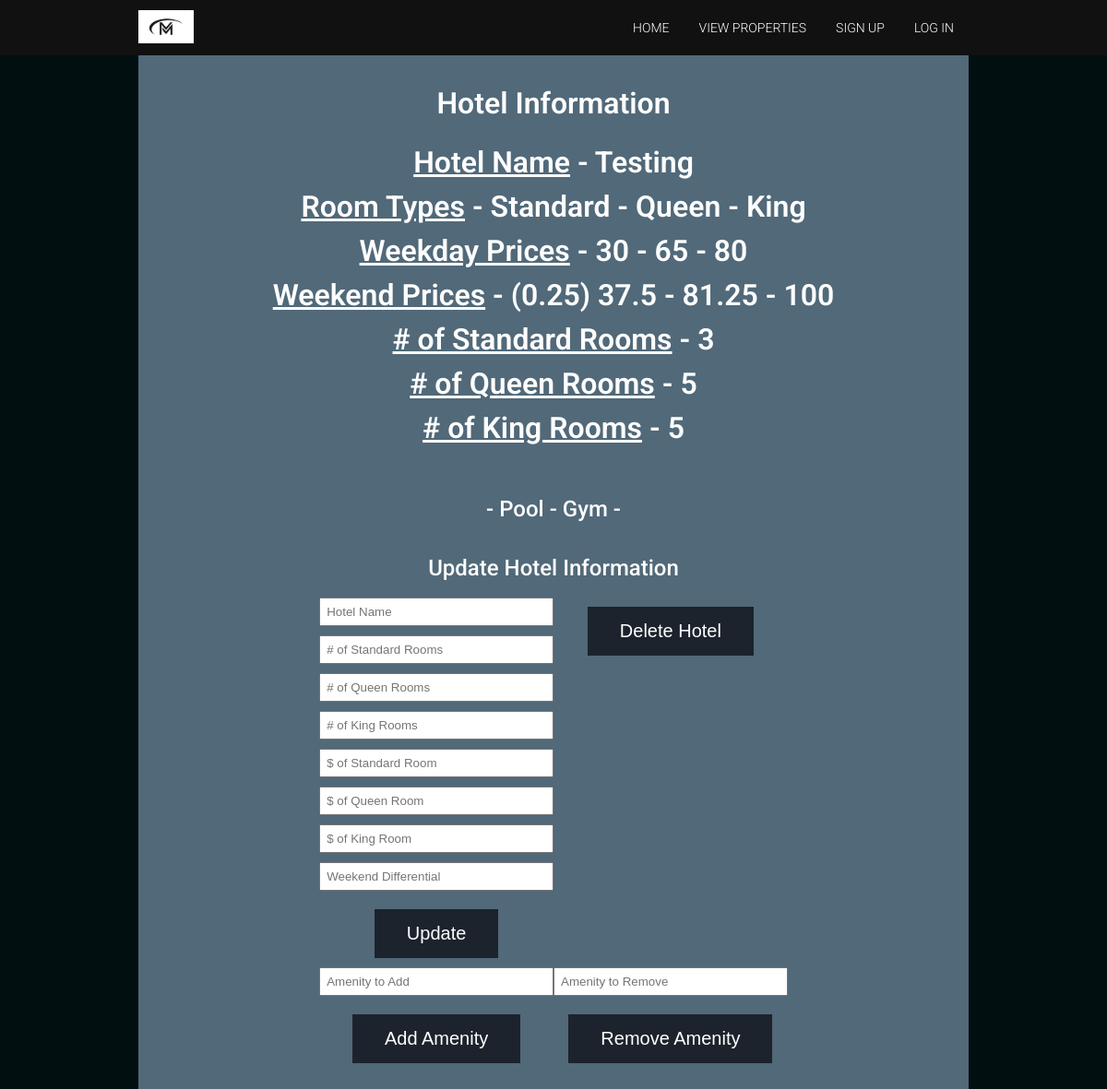
/modProp.php?id=44, run on the app's committed database.
### tables this page shows
CREATE TABLE `hotels` (
  `hotelId` int(100) NOT NULL,
  `hotelName` varchar(50) NOT NULL,
  `numRoomS` int(100) NOT NULL,
  `numRoomQ` int(100) DEFAULT NULL,
  `numRoomK` int(100) DEFAULT NULL,
  `standardPrice` float NOT NULL,
  `queenPrice` float DEFAULT NULL,
  `kingPrice` float DEFAULT NULL,
  `weekendDiff` float NOT NULL
);

### modProp.php (the view, shortened to what this page needs)
<?php
include_once "header.php";
include_once "includes/dbh.inc.php";
?>
<div class="wrapper">
<section class="signup-form">
  <h1>Hotel Information<h1>
  <?php
        if(isset($_POST["hotelID"]))
        {
            $hotelID = $_POST["hotelID"];
            $hotelname = showHotelInfo($conn, $hotelID);
        }
        else if(isset($_GET["id"]))
        {
            $hotelID = $_GET["id"];
            $hotelname = showHotelInfo($conn, $hotelID);
        }
        else
        {
            echo "<h2>NOT SET</h2>";
        }
    ?>
  <h2>Update Hotel Information</h2>
  <div class="signup-form-form">
    <form action="includes/updateHotel.inc.php" method="post">
      <input type="text" name="hName" placeholder="Hotel Name">
      <input type="text" name="hnumRoomS" placeholder="# of Standard Rooms">
      <input type="text" name="hnumRoomQ" placeholder="# of Queen Rooms">
      <input type="text" name="hnumRoomK" placeholder="# of King Rooms">
      <input type="text" name="hstandardPrice" placeholder="$ of Standard Room">
      <input type="text" name="hqueenPrice" placeholder="$ of Queen Room">
      <input type="text" name="hkingPrice" placeholder="$ of King Room">
      <input type="text" name="hweekendDiff" placeholder="Weekend Differential">
      <button type="submit" class="button" name="updateHot">Update</button>
    </form>
    <form action="includes/deleteHotel.inc.php" method="post">
        <button type="submit" class="button" name="deleteHot">Delete Hotel</button>
    </form>
    </div>
    <div class="signup-form-form">
    <form action="includes/addAmen.inc.php" method="post">
        <input type="text" name="amenity" placeholder="Amenity to Add">
        <button type="submit" class="button" name="addAmenities">Add Amenity</button>
    </form>
    <form action="includes/remAmen.inc.php" method="post">
        <input type="text" name="amenity" placeholder="Amenity to Remove">
        <button type="submit" class="button" name="remAmenities">Remove Amenity</button>
    </form>
  </div>
</section>
<?php
    function showHotelInfo($conn, $hotelID){
            $sql = "SELECT * FROM hotels WHERE hotelId = ?";
            $stmt = mysqli_stmt_init($conn);
            if (!mysqli_stmt_prepare($stmt, $sql)) {
                header("location: modProp.php?error=stmtfailed");
                exit();
            }
            mysqli_stmt_bind_param($stmt, "s", $hotelID);
            mysqli_stmt_execute($stmt);
            $result = mysqli_stmt_get_result($stmt);
            $row = mysqli_fetch_assoc($result);
            $hotelname = $row["hotelName"];
            echo "<u>Hotel Name</u> - " . $hotelname . "<br>";
            echo "<br>";
            $roomTypes = "Standard";
            $roomPrices = $row["standardPrice"];
            $weekendSPrice = $row["standardPrice"] + ($row["standardPrice"] * $row["weekendDiff"]);
            $weekendString = $weekendSPrice;
            if($row["numRoomQ"] != NULL && $row["queenPrice"] != NULL)
            {
                $roomTypes = $roomTypes . " - Queen";
                $roomPrices = $roomPrices . " - " . $row["queenPrice"];
                $weekendQPrice = $row["queenPrice"] + ($row["queenPrice"] * $row["weekendDiff"]);
                $weekendString = $weekendString . " - " . $weekendQPrice;
            }
            if($row["numRoomK"] != NULL && $row["kingPrice"] != NULL)
            {
                $roomTypes = $roomTypes . " - King";
                $roomPrices = $roomPrices . " - " . $row["kingPrice"];
                $weekendKPrice = $row["kingPrice"] + ($row["kingPrice"] * $row["weekendDiff"]);
                $weekendString = $weekendString . " - " . $weekendKPrice;
            }
            echo "<u>Room Types</u> - " . $roomTypes . "<br>";
            echo "<br>";
            echo "<u>Weekday Prices</u> - " . $roomPrices . "<br>";
            echo "<br>";
            echo "<u>Weekend Prices</u> - (" . $row["weekendDiff"] . ") " . $weekendString . "<br>";
            echo "<br>";
            echo "<u># of Standard Rooms</u> - " . $row["numRoomS"] . "<br>";
            echo "<br>";
            if($row["numRoomQ"] != NULL)
            {
                echo "<u># of Queen Rooms</u> - " . $row["numRoomQ"] . "<br>";
                echo "<br>";
            }
            if($row["numRoomK"] != NULL)
            {
                echo "<u># of King Rooms</u> - " . $row["numRoomK"] . "<br>";
                echo "<br>";
            }
            $sqlA = "SELECT * FROM amenities WHERE hotelId = ?";
            $stmtA = mysqli_stmt_init($conn);
            if (!mysqli_stmt_prepare($stmtA, $sqlA)) {
                 header("location: modProp.php?error=stmtfailed");
                exit();
            }
            mysqli_stmt_bind_param($stmtA, "s", $hotelID);
            mysqli_stmt_execute($stmtA);
            $resultA = mysqli_stmt_get_result($stmtA);
            $amenityString = "";
            if($resultA-> num_rows > 0)
            {
                while($rowA = mysqli_fetch_assoc($resultA))
                {
                    $amenityString = $amenityString . " - " . $rowA["amenity"];
                }
                echo "<h2>" . $amenityString . " - </h2>";
            }
            else
            {
                echo "<h2> No Amenities </h2>";
            }
            return $hotelname;
    }
  include_once 'footer.php';
?>

### css/style.css (style rules this page uses)
body { background-color: rgb(1, 15, 17); }
.wrapper { width: 900px; margin: 0 auto; }
h1, h2, h3, h4, h5, h6, p { font-family: 'Roboto', sans-serif; color: rgb(253, 253, 253); line-height: 24px; }
h1 { font-weight: 600; font-size: 32px; padding: 20px 0; text-align: center; }
h2 { font-weight: 500; font-size: 24px; padding: 20px 0; text-align: center; }
section { background-color: rgb(81, 105, 121); width: 94%; padding: 20px 3%; width: auto; height: auto; }
.signup-form-form { display: flex; justify-content: center; }
.signup-form form { width: 30%; text-align: center; }
.signup-form form input { width: calc(100% - 16px); padding: 6px; margin-bottom: 10px; }
.signup-form form button { display: block; padding: 15px 35px; margin: 10px auto; cursor: pointer; }
.button { background-color: #1c232c; border: none; margin-top: 10px; margin-bottom: 10px; justify-content: normal; color: white; padding: 15px 40px; text-decoration: none; font-size: 20px; text-align: center; vertical-align: middle; }

### data on the page
hotels: hotelName "Testing", roomPrices "30 - 65 - 80", weekendDiff "0.25", weekendString "37.5 - 81.25 - 100", numRoomS "3", numRoomQ "5", numRoomK "5"

### other printed values
$roomTypes "Standard - Queen - King"
$amenityString "- Pool - Gym"
